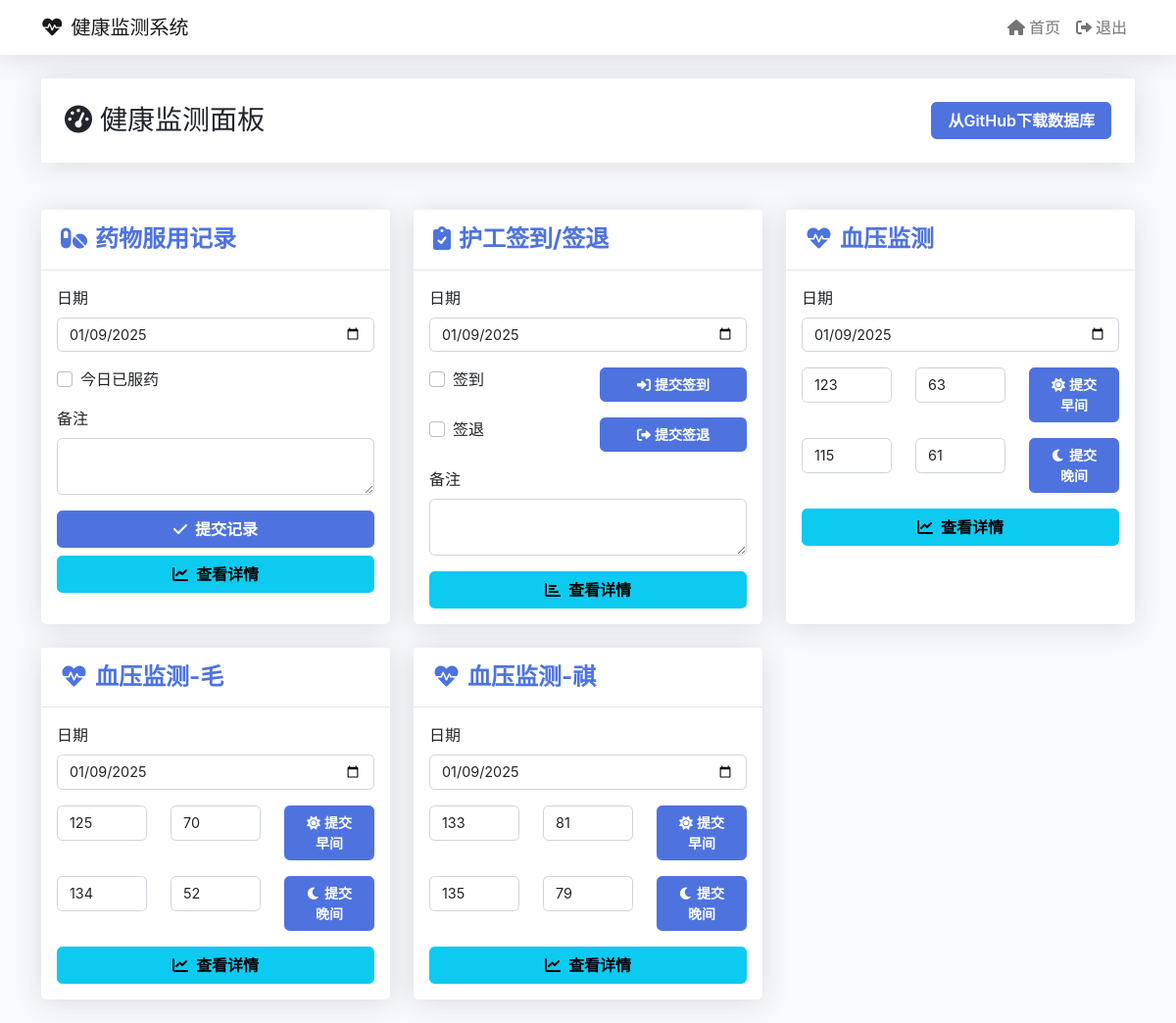
Screenshot of /landing (signed in) with the database file from the repository.
### tables this page shows
CREATE TABLE bloodpressure_records
                 (id INTEGER PRIMARY KEY AUTOINCREMENT,
                  date TEXT NOT NULL,
                  day_of_week TEXT NOT NULL,
                  morning_high INTEGER,
                  morning_low INTEGER,
                  afternoon_high INTEGER,
                  afternoon_low INTEGER,
                  notes TEXT,
                  today_average TEXT,
                  risk TEXT);

CREATE TABLE bloodpressure2_records
           (id INTEGER PRIMARY KEY AUTOINCREMENT,
            date TEXT NOT NULL,
            day_of_week TEXT NOT NULL,
            morning_high INTEGER,
            morning_low INTEGER,
            afternoon_high INTEGER,
            afternoon_low INTEGER,
            notes TEXT,
            today_average TEXT,
            risk TEXT);

CREATE TABLE bloodpressure3_records
                 (id INTEGER PRIMARY KEY AUTOINCREMENT,
                  date TEXT NOT NULL,
                  day_of_week TEXT NOT NULL,
                  morning_high INTEGER,
                  morning_low INTEGER,
                  afternoon_high INTEGER,
                  afternoon_low INTEGER,
                  notes TEXT,
                  today_average TEXT,
                  risk TEXT);

### app.py (the view)
@app.route('/landing')
@login_required
def landing():
    try:
        db = get_db()
        try:
            last_bp = db.execute('''
                SELECT morning_high, morning_low, afternoon_high, afternoon_low
                FROM bloodpressure_records
                ORDER BY date DESC LIMIT 1
            ''').fetchone()
            last_bp2 = db.execute('''
                SELECT morning_high, morning_low, afternoon_high, afternoon_low
                FROM bloodpressure2_records
                ORDER BY date DESC LIMIT 1
            ''').fetchone()
            last_bp3 = db.execute('''
                SELECT morning_high, morning_low, afternoon_high, afternoon_low
                FROM bloodpressure3_records
                ORDER BY date DESC LIMIT 1
            ''').fetchone()
            db.close()
            return render_template('landing.html',
                current_date=datetime.now().strftime('%Y-%m-%d'),
                last_bp=last_bp or {'morning_high': '', 'morning_low': '',
                                  'afternoon_high': '', 'afternoon_low': ''},
                last_bp2=last_bp2 or {'morning_high': '', 'morning_low': '',
                                    'afternoon_high': '', 'afternoon_low': ''},
                last_bp3=last_bp3 or {'morning_high': '', 'morning_low': '',
                                    'afternoon_high': '', 'afternoon_low': ''})
        except Exception as e:
            db.close()
            print(f"查询数据库时出错: {str(e)}")
            return render_template('landing.html',
                current_date=datetime.now().strftime('%Y-%m-%d'),
                last_bp={'morning_high': '', 'morning_low': '',
                        'afternoon_high': '', 'afternoon_low': ''},
                last_bp2={'morning_high': '', 'morning_low': '',
                         'afternoon_high': '', 'afternoon_low': ''},
                last_bp3={'morning_high': '', 'morning_low': '',
                         'afternoon_high': '', 'afternoon_low': ''})
    except Exception as e:
        print(f"访问页面时出错: {str(e)}")
        return render_template('landing.html',
            current_date=datetime.now().strftime('%Y-%m-%d'),
            last_bp={'morning_high': '', 'morning_low': '',
                    'afternoon_high': '', 'afternoon_low': ''},
            last_bp2={'morning_high': '', 'morning_low': '',
                     'afternoon_high': '', 'afternoon_low': ''},
            last_bp3={'morning_high': '', 'morning_low': '',
                     'afternoon_high': '', 'afternoon_low': ''})

### templates/landing.html (shortened to what this page needs)
{% extends "base.html" %}
{% block content %}
<div class="row mb-4">
    <div class="col-12">
        <div class="page-header">
            <div class="container">
                <div class="d-flex justify-content-between align-items-center">
                    <h1 class="h3 mb-0 text-gray-800">
                        <i class="fas fa-tachometer-alt me-2"></i>健康监测面板
                    </h1>
                    <div class="btn-group" role="group">
                        <a href="{{ url_for('download_database') }}" class="btn btn-primary">从GitHub下载数据库</a>
                    </div>
                </div>
            </div>
        </div>
    </div>
</div>
<div class="row">
    <div class="col-lg-4 mb-4">
        <div class="card h-100">
            <div class="card-header d-flex align-items-center justify-content-between">
                <h4><i class="fas fa-pills me-2"></i>药物服用记录</h4>
            </div>
            <div class="card-body">
                <form action="{{ url_for('add_medicine_record') }}" method="POST">
                    <div class="form-group mb-3">
                        <label class="form-label">日期</label>
                        <input type="date" class="form-control" name="date" value="{{ current_date }}" required>
                    </div>
                    <div class="form-check mb-3">
                        <input type="checkbox" class="form-check-input" name="medicine_taken" id="medicineTaken">
                        <label class="form-check-label" for="medicineTaken">今日已服药</label>
                    </div>
                    <div class="form-group mb-3">
                        <label class="form-label">备注</label>
                        <textarea class="form-control" name="notes" rows="2"></textarea>
                    </div>
                    <div class="d-grid gap-2">
                        <button type="submit" class="btn btn-primary">
                            <i class="fas fa-check me-2"></i>提交记录
                        </button>
                        <a href="{{ url_for('medicine_detail') }}" class="btn btn-info">
                            <i class="fas fa-chart-line me-2"></i>查看详情
                        </a>
                    </div>
                </form>
            </div>
        </div>
    </div>
    <div class="col-lg-4 mb-4">
        <div class="card h-100">
            <div class="card-header d-flex align-items-center justify-content-between">
                <h4><i class="fas fa-clipboard-check me-2"></i>护工签到/签退</h4>
            </div>
            <div class="card-body">
                <form action="{{ url_for('add_checkin_record') }}" method="POST">
                    <div class="form-group mb-3">
                        <label class="form-label">日期</label>
                        <input type="date" class="form-control" name="date" value="{{ current_date }}" required>
                    </div>
                    <div class="row mb-3">
                        <div class="col">
                            <div class="form-check">
                                <input type="checkbox" class="form-check-input" name="checkin" id="checkin">
                                <label class="form-check-label" for="checkin">签到</label>
                            </div>
                        </div>
                        <div class="col">
                            <button type="submit" name="checkin_submit" class="btn btn-primary btn-sm w-100">
                                <i class="fas fa-sign-in-alt me-1"></i>提交签到
                            </button>
                        </div>
                    </div>
                    <div class="row mb-3">
                        <div class="col">
                            <div class="form-check">
                                <input type="checkbox" class="form-check-input" name="checkout" id="checkout">
                                <label class="form-check-label" for="checkout">签退</label>
                            </div>
                        </div>
                        <div class="col">
                            <button type="submit" name="checkout_submit" class="btn btn-primary btn-sm w-100">
                                <i class="fas fa-sign-out-alt me-1"></i>提交签退
                            </button>
                        </div>
                    </div>
                    <div class="form-group mb-3">
                        <label class="form-label">备注</label>
                        <textarea class="form-control" name="notes" rows="2"></textarea>
                    </div>
                    <div class="d-grid">
                        <a href="{{ url_for('checkin_detail') }}" class="btn btn-info">
                            <i class="fas fa-chart-bar me-2"></i>查看详情
                        </a>
                    </div>
                </form>
            </div>
        </div>
    </div>
    <div class="col-lg-4 mb-4">
        <div class="card h-100">
            <div class="card-header d-flex align-items-center justify-content-between">
                <h4><i class="fas fa-heartbeat me-2"></i>血压监测</h4>
            </div>
            <div class="card-body">
                <form action="{{ url_for('add_blood_pressure') }}" method="POST">
                    <div class="form-group mb-3">
                        <label class="form-label">日期</label>
                        <input type="date" class="form-control" name="date" value="{{ current_date }}" required>
                    </div>
                    <div class="row mb-3">
                        <div class="col">
                            <input type="number" class="form-control" name="morning_high" placeholder="早高压"
                                   value="{{ last_bp.morning_high }}">
                        </div>
                        <div class="col">
                            <input type="number" class="form-control" name="morning_low" placeholder="早低压"
                                   value="{{ last_bp.morning_low }}">
                        </div>
                        <div class="col">
                            <button type="submit" name="morning_submit" class="btn btn-primary btn-sm w-100">
                                <i class="fas fa-sun me-1"></i>提交早间
                            </button>
                        </div>
                    </div>
                    <div class="row mb-3">
                        <div class="col">
                            <input type="number" class="form-control" name="afternoon_high" placeholder="晚高压"
                                   value="{{ last_bp.afternoon_high }}">
                        </div>
                        <div class="col">
                            <input type="number" class="form-control" name="afternoon_low" placeholder="晚低压"
                                   value="{{ last_bp.afternoon_low }}">
                        </div>
                        <div class="col">
                            <button type="submit" name="afternoon_submit" class="btn btn-primary btn-sm w-100">
                                <i class="fas fa-moon me-1"></i>提交晚间
                            </button>
                        </div>
                    </div>
                    <div class="d-grid">
                        <a href="{{ url_for('blood_pressure_detail') }}" class="btn btn-info">
                            <i class="fas fa-chart-line me-2"></i>查看详情
                        </a>
                    </div>
                </form>
            </div>
        </div>
    </div>
    <div class="col-lg-4 mb-4">
        <div class="card h-100">
            <div class="card-header d-flex align-items-center justify-content-between">
                <h4><i class="fas fa-heartbeat me-2"></i>血压监测-毛</h4>
            </div>
            <div class="card-body">
                <form action="{{ url_for('add_blood_pressure2') }}" method="POST">
                    <div class="form-group mb-3">
                        <label class="form-label">日期</label>
                        <input type="date" class="form-control" name="date" value="{{ current_date }}" required>
                    </div>
                    <div class="row mb-3">
                        <div class="col">
                            <input type="number" class="form-control" name="morning_high" placeholder="早高压"
                                   value="{{ last_bp2.morning_high }}">
                        </div>
                        <div class="col">
                            <input type="number" class="form-control" name="morning_low" placeholder="早低压"
                                   value="{{ last_bp2.morning_low }}">
                        </div>
                        <div class="col">
                            <button type="submit" name="morning_submit" class="btn btn-primary btn-sm w-100">
                                <i class="fas fa-sun me-1"></i>提交早间
                            </button>
                        </div>
                    </div>
                    <div class="row mb-3">
                        <div class="col">
                            <input type="number" class="form-control" name="afternoon_high" placeholder="晚高压"
                                   value="{{ last_bp2.afternoon_high }}">
                        </div>
                        <div class="col">
                            <input type="number" class="form-control" name="afternoon_low" placeholder="晚低压"
                                   value="{{ last_bp2.afternoon_low }}">
                        </div>
                        <div class="col">
                            <button type="submit" name="afternoon_submit" class="btn btn-primary btn-sm w-100">
                                <i class="fas fa-moon me-1"></i>提交晚间
                            </button>
                        </div>
                    </div>
                    <div class="d-grid">
                        <a href="{{ url_for('blood_pressure2_detail') }}" class="btn btn-info">
                            <i class="fas fa-chart-line me-2"></i>查看详情
                        </a>
                    </div>
                </form>
            </div>
        </div>
    </div>
    <div class="col-lg-4 mb-4">
        <div class="card h-100">
            <div class="card-header d-flex align-items-center justify-content-between">
                <h4><i class="fas fa-heartbeat me-2"></i>血压监测-祺</h4>
            </div>
            <div class="card-body">
                <form action="{{ url_for('add_blood_pressure3') }}" method="POST">
                    <div class="form-group mb-3">
                        <label class="form-label">日期</label>
                        <input type="date" class="form-control" name="date" value="{{ current_date }}" required>
                    </div>
                    <div class="row mb-3">
                        <div class="col">
                            <input type="number" class="form-control" name="morning_high" placeholder="早高压"
                                   value="{{ last_bp3.morning_high }}">
                        </div>
                        <div class="col">
                            <input type="number" class="form-control" name="morning_low" placeholder="早低压"
                                   value="{{ last_bp3.morning_low }}">
                        </div>
                        <div class="col">
                            <button type="submit" name="morning_submit" class="btn btn-primary btn-sm w-100">
                                <i class="fas fa-sun me-1"></i>提交早间
                            </button>
                        </div>
                    </div>
                    <div class="row mb-3">
                        <div class="col">
                            <input type="number" class="form-control" name="afternoon_high" placeholder="晚高压"
                                   value="{{ last_bp3.afternoon_high }}">
                        </div>
                        <div class="col">
                            <input type="number" class="form-control" name="afternoon_low" placeholder="晚低压"
                                   value="{{ last_bp3.afternoon_low }}">
                        </div>
                        <div class="col">
                            <button type="submit" name="afternoon_submit" class="btn btn-primary btn-sm w-100">
                                <i class="fas fa-moon me-1"></i>提交晚间
                            </button>
                        </div>
                    </div>
                    <div class="d-grid">
                        <a href="{{ url_for('blood_pressure3_detail') }}" class="btn btn-info">
                            <i class="fas fa-chart-line me-2"></i>查看详情
                        </a>
                    </div>
                </form>
            </div>
        </div>
    </div>
</div>
{% endblock %}

### rows the page displays
bloodpressure_records: morning_high "123", morning_low "63", afternoon_high "115", afternoon_low "61"
bloodpressure2_records: morning_high "125", morning_low "70", afternoon_high "134", afternoon_low "52"
bloodpressure3_records: morning_high "133", morning_low "81", afternoon_high "135", afternoon_low "79"
